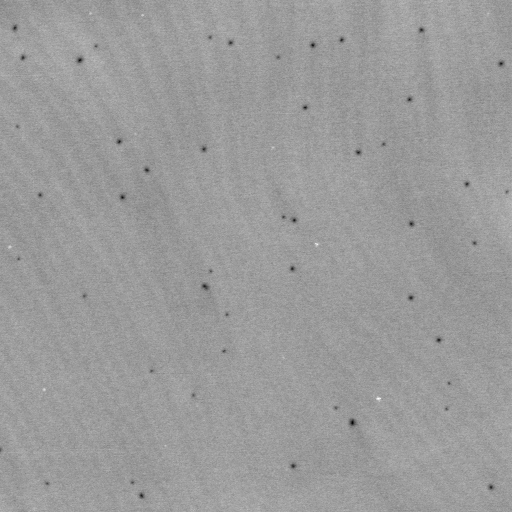
#> input picture afm_data/c_fat_end_outside_L_03.0_00000.png, 512 x 512 px; its folder holds only this picture in this run
$ python -i afm_game_web.py   (imports and definitions only)
#> lines starting #> are read from the running program, lines starting #| are printed output that depends on the picture; after the words box and inside, x2 and y2 are one past the last pixel; in counts of white or black regions, pixels touching at a corner belong together
from flask import Flask, render_template, request, jsonify
import os
import cv2
import pandas as pd
from skimage import filters, measure
from scipy import ndimage as ndi
import numpy as np
from PIL import Image
import base64
from io import BytesIO
from matplotlib import cm

# [1 line not run here, left out]

# Folder containing the images
folder_path = 'afm_data/'
afm_files = [os.path.join(folder_path, file) for file in os.listdir(folder_path) if file.endswith('.png')]

# Global variables to store state
current_image_index = 0
current_spot_index = {}
spots_data = {}
undo_stack = []

def process_image(image_path):
    image = cv2.imread(image_path, cv2.IMREAD_GRAYSCALE)
#> image is the input picture: shape (512, 512); min 0, max 255, mean 155.3

    # Fit a plane to the image
    x, y = np.meshgrid(np.arange(image.shape[1]), np.arange(image.shape[0]))
    A = np.c_[x.ravel(), y.ravel(), np.ones_like(x.ravel())]
    coeff, _, _, _ = np.linalg.lstsq(A, image.ravel(), rcond=None)
#> coeff = [-2.52e-05, 6.95e-06, 155.3]
    plane = (coeff[0] * x + coeff[1] * y + coeff[2]).reshape(image.shape)

    # Set any pixel with a value higher than the plane to the level of the plane
    filtered_image = np.minimum(image, plane)

    # Apply the thresholding
    threshold_image = filters.threshold_local(filtered_image, block_size=19, offset=12)
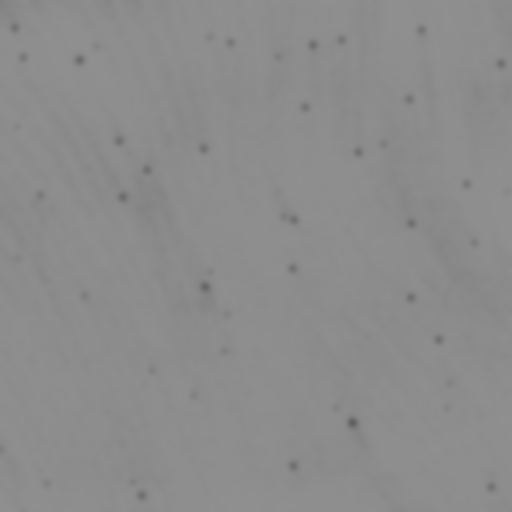
#> threshold_image: shape (512, 512) float64; min 93.89, max 143.3, mean 140.5
    dark_spots_image = filtered_image < threshold_image
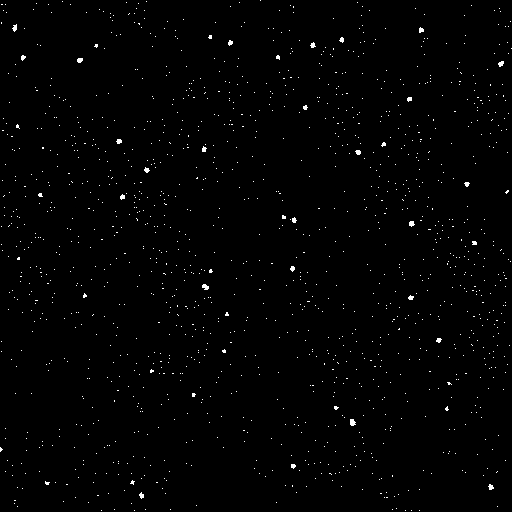
#> dark_spots_image: shape (512, 512) bool; 0.88% white in thin lines or dots

    # Label the dark spots
    labeled_spots, num_spots = ndi.label(dark_spots_image)
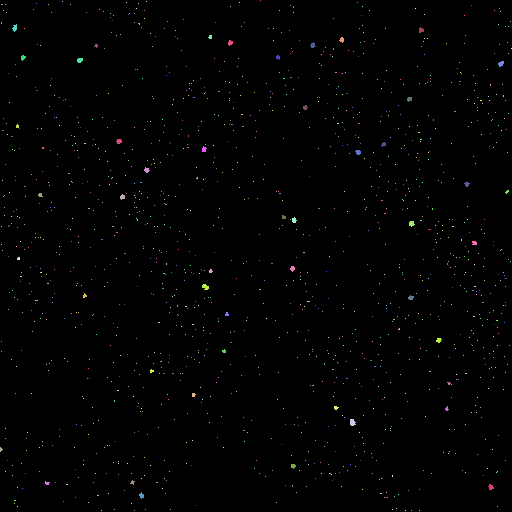
#> labeled_spots: shape (512, 512) int32; 1396 distinct labels, from 0 to 1395; one colour per label, 0 black
#> num_spots = 1395

    # Filter to spots between 5 and 100 pixels
    spots = measure.regionprops(labeled_spots, intensity_image=image)
#> spots = 1395 regions; largest, box (x1, y1, x2, y2) and area: (350, 419, 356, 426) 33, (202, 284, 209, 290) 30, (409, 221, 415, 227) 26, (12, 24, 17, 32) 25, (77, 58, 83, 63) 25
    spots_filtered = [spot for spot in spots if 5 <= spot.area <= 100]
#> spots_filtered = 48 regions; largest, box (x1, y1, x2, y2) and area: (350, 419, 356, 426) 33, (202, 284, 209, 290) 30, (409, 221, 415, 227) 26, (12, 24, 17, 32) 25, (77, 58, 83, 63) 25

    return image, spots_filtered

# [32 lines that did not run here, left out]


# [22 lines that did not run here, left out]


# [8 lines that did not run here, left out]

# [5 lines that did not run here, left out]

# [2 lines not run here, left out]

>>> result = process_image('afm_data/c_fat_end_outside_L_03.0_00000.png')

$ run again, on afm_data/c_fat_end_outside_L_06.0_00000.png
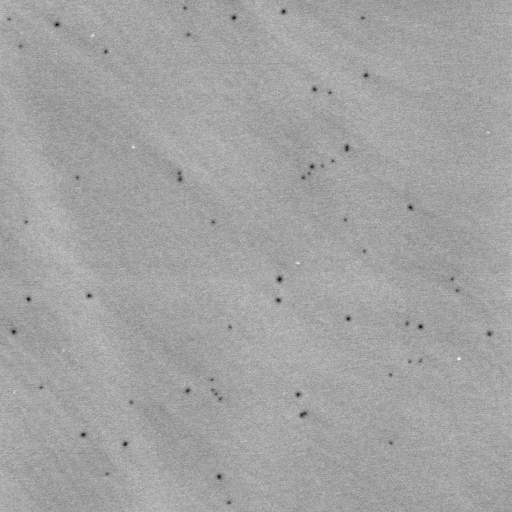
#> input picture afm_data/c_fat_end_outside_L_06.0_00000.png, 512 x 512 px
#> in process_image, image is the input picture: shape (512, 512); min 0, max 255, mean 163.1
#> coeff = [1.68e-05, -1.76e-05, 163.1]
#> in process_image, `dark_spots_image = filtered_image < threshold_image`:
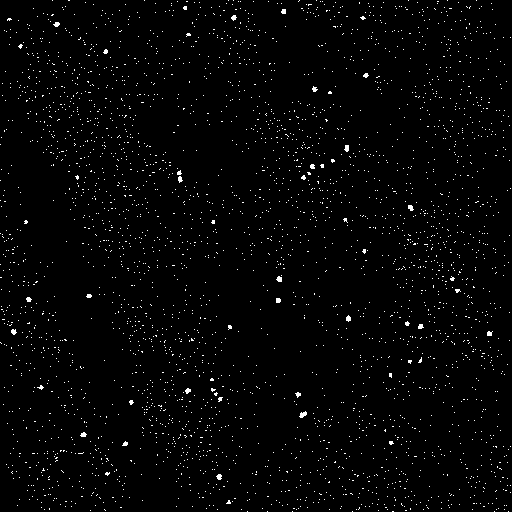
#> dark_spots_image: shape (512, 512) bool; 1.8% white in thin lines or dots
#> in process_image, `labeled_spots, num_spots = ndi.label(dark_spots_image)`:
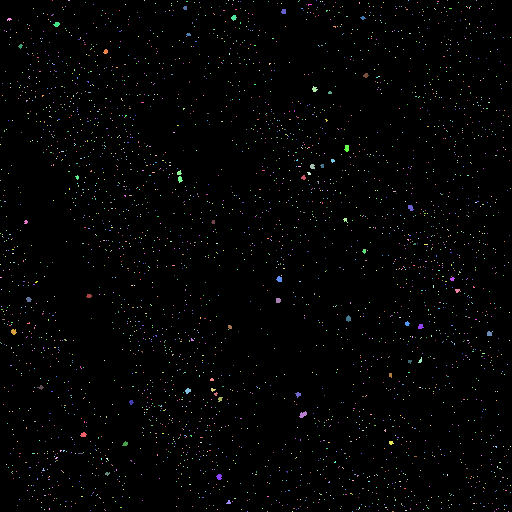
#> labeled_spots: shape (512, 512) int32; 3339 distinct labels, from 0 to 3338; one colour per label, 0 black
#> num_spots = 3338
#> spots = 3338 regions; largest, box (x1, y1, x2, y2) and area: (299, 411, 307, 418) 34, (344, 145, 349, 152) 27, (276, 276, 282, 282) 27, (408, 205, 414, 211) 26, (216, 474, 222, 480) 26
#> spots_filtered = 62 regions; largest, box (x1, y1, x2, y2) and area: (299, 411, 307, 418) 34, (344, 145, 349, 152) 27, (276, 276, 282, 282) 27, (408, 205, 414, 211) 26, (216, 474, 222, 480) 26
